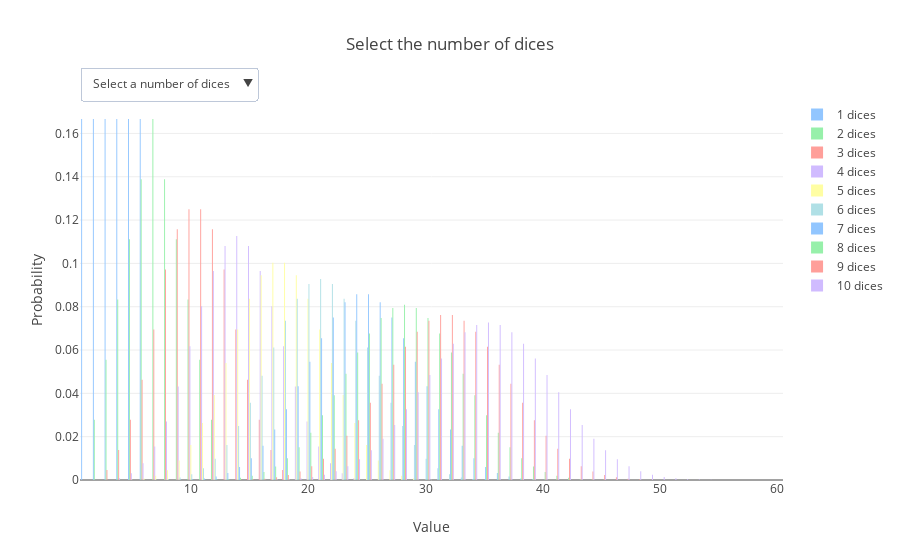

The code cell stored with this chart in its notebook:
### Code cell
updatemenus = list([
    dict(active=0,
         direction = 'down',
         pad = {'r': 10, 't': 10},
        showactive = True,
        x = 0,
        xanchor = 'left',
        y = 1,
        yanchor = 'bottom' ,
         buttons=button_list,
    )
])

layout = dict(title='Select the number of dices', showlegend=True, updatemenus=updatemenus, xaxis=dict(title='Value'), yaxis=dict(title='Probability'))

fig = dict(data=traces, layout=layout)

iplot(fig, filename='styled_bar_chart')
plot(fig, filename='styled_bar_chart')

### Figure 1 — Plotly figure (JSON) as saved in the notebook; plotly's stock layout.template omitted (floating-point values rounded to 4 significant figures)
{"data": [{"hoverinfo": "label+percent", "name": "None", "textfont": {"size": 20}, "type": "bar", "x": [], "y": []}, {"hoverinfo": "label+percent", "marker": {"color": "#92c6ff"}, "name": "1 dices", "textfont": {"size": 20}, "type": "bar", "x": [1, 2, 3, 4, 5, 6], "y": [0.1667, 0.1667, 0.1667, 0.1667, 0.1667, 0.1667]}, {"hoverinfo": "label+percent", "marker": {"color": "#97f0aa"}, "name": "2 dices", "textfont": {"size": 20}, "type": "bar", "x": [2, 3, 4, 5, 6, 7, 8, 9, 10, 11, 12], "y": [0.02778, 0.05556, 0.08333, 0.1111, 0.1389, 0.1667, 0.1389, 0.1111, 0.08333, 0.05556, 0.02778]}, {"hoverinfo": "label+percent", "marker": {"color": "#ff9f9a"}, "name": "3 dices", "textfont": {"size": 20}, "type": "bar", "x": [3, 4, 5, 6, 7, 8, 9, 10, 11, 12, 13, 14, 15, 16, 17, 18], "y": [0.00463, 0.01389, 0.02778, 0.0463, 0.06944, 0.09722, 0.1157, 0.125, 0.125, 0.1157, 0.09722, 0.06944, 0.0463, 0.02778, 0.01389, 0.00463]}, {"hoverinfo": "label+percent", "marker": {"color": "#d0bbff"}, "name": "4 dices", "textfont": {"size": 20}, "type": "bar", "x": [4, 5, 6, 7, 8, 9, 10, 11, 12, 13, 14, 15, 16, 17, 18, 19, 20, 21, 22, 23, 24], "y": [0.0007716, 0.003086, 0.007716, 0.01543, 0.02701, 0.04321, 0.06173, 0.08025, 0.09645, 0.108, 0.1127, 0.108, 0.09645, 0.08025, 0.06173, 0.04321, 0.02701, 0.01543, 0.007716, 0.003086, 0.0007716]}, {"hoverinfo": "label+percent", "marker": {"color": "#fffea3"}, "name": "5 dices", "textfont": {"size": 20}, "type": "bar", "x": [5, 6, 7, 8, 9, 10, 11, 12, 13, 14, 15, 16, 17, 18, 19, 20, 21, 22, 23, 24, 25, 26, 27, 28, 29, 30], "y": [0.0001286, 0.000643, 0.001929, 0.004501, 0.009002, 0.0162, 0.02636, 0.03922, 0.05401, 0.06944, 0.08372, 0.09452, 0.1003, 0.1003, 0.09452, 0.08372, 0.06944, 0.05401, 0.03922, 0.02636, 0.0162, 0.009002, 0.004501, 0.001929, 0.000643, 0.0001286]}, {"hoverinfo": "label+percent", "marker": {"color": "#b0e0e6"}, "name": "6 dices", "textfont": {"size": 20}, "type": "bar", "x": [6, 7, 8, 9, 10, 11, 12, 13, 14, 15, 16, 17, 18, 19, 20, 21, 22, 23, 24, 25, 26, 27, 28, 29, 30, 31, 32, 33, 34, 35, 36], "y": [2.143e-05, 0.0001286, 0.0004501, 0.0012, 0.002701, 0.005401, 0.009774, 0.0162, 0.02488, 0.03571, 0.04816, 0.06121, 0.07354, 0.08372, 0.09047, 0.09285, 0.09047, 0.08372, 0.07354, 0.06121, 0.04816, 0.03571, 0.02488, 0.0162, 0.009774, 0.005401, 0.002701, 0.0012, 0.0004501, 0.0001286, 2.143e-05]}, {"hoverinfo": "label+percent", "marker": {"color": "#92c6ff"}, "name": "7 dices", "textfont": {"size": 20}, "type": "bar", "x": [7, 8, 9, 10, 11, 12, 13, 14, 15, 16, 17, 18, 19, 20, 21, 22, 23, 24, 25, 26, 27, 28, 29, 30, 31, 32, 33, 34, 35, 36, 37, 38, 39, 40, 41, 42], "y": [3.572e-06, 2.501e-05, 0.0001, 0.0003001, 0.0007502, 0.00165, 0.003276, 0.005955, 0.01003, 0.01578, 0.02336, 0.03266, 0.04328, 0.05454, 0.06547, 0.07499, 0.08204, 0.08579, 0.08579, 0.08204, 0.07499, 0.06547, 0.05454, 0.04328, 0.03266, 0.02336, 0.01578, 0.01003, 0.005955, 0.003276, 0.00165, 0.0007502, 0.0003001, 0.0001, 2.501e-05, 3.572e-06]}, {"hoverinfo": "label+percent", "marker": {"color": "#97f0aa"}, "name": "8 dices", "textfont": {"size": 20}, "type": "bar", "x": [8, 9, 10, 11, 12, 13, 14, 15, 16, 17, 18, 19, 20, 21, 22, 23, 24, 25, 26, 27, 28, 29, 30, 31, 32, 33, 34, 35, 36, 37, 38, 39, 40, 41, 42, 43, 44, 45, 46, 47, 48], "y": [5.954e-07, 4.763e-06, 2.143e-05, 7.144e-05, 0.0001965, 0.0004715, 0.001017, 0.002005, 0.00366, 0.00624, 0.01001, 0.01517, 0.02184, 0.02994, 0.03918, 0.04905, 0.05883, 0.06769, 0.07477, 0.07936, 0.08094, 0.07936, 0.07477, 0.06769, 0.05883, 0.04905, 0.03918, 0.02994, 0.02184, 0.01517, 0.01001, 0.00624, 0.00366, 0.002005, 0.001017, 0.0004715, 0.0001965, 7.144e-05, 2.143e-05, 4.763e-06, 5.954e-07]}, {"hoverinfo": "label+percent", "marker": {"color": "#ff9f9a"}, "name": "9 dices", "textfont": {"size": 20}, "type": "bar", "x": [9, 10, 11, 12, 13, 14, 15, 16, 17, 18, 19, 20, 21, 22, 23, 24, 25, 26, 27, 28, 29, 30, 31, 32, 33, 34, 35, 36, 37, 38, 39, 40, 41, 42, 43, 44, 45, 46, 47, 48, 49, 50, 51, 52, 53, 54], "y": [9.923e-08, 8.931e-07, 4.465e-06, 1.637e-05, 4.912e-05, 0.0001277, 0.0002971, 0.0006305, 0.001237, 0.002265, 0.0039, 0.006351, 0.009822, 0.01448, 0.0204, 0.02753, 0.03567, 0.04442, 0.05324, 0.06148, 0.06844, 0.07349, 0.07615, 0.07615, 0.07349, 0.06844, 0.06148, 0.05324, 0.04442, 0.03567, 0.02753, 0.0204, 0.01448, 0.009822, 0.006351, 0.0039, 0.002265, 0.001237, 0.0006305, 0.0002971, 0.0001277, 4.912e-05, 1.637e-05, 4.465e-06, 8.931e-07, 9.923e-08]}, {"hoverinfo": "label+percent", "marker": {"color": "#d0bbff"}, "name": "10 dices", "textfont": {"size": 20}, "type": "bar", "x": [10, 11, 12, 13, 14, 15, 16, 17, 18, 19, 20, 21, 22, 23, 24, 25, 26, 27, 28, 29, 30, 31, 32, 33, 34, 35, 36, 37, 38, 39, 40, 41, 42, 43, 44, 45, 46, 47, 48, 49, 50, 51, 52, 53, 54, 55, 56, 57, 58, 59, 60], "y": [1.654e-08, 1.654e-07, 9.096e-07, 3.638e-06, 1.182e-05, 3.311e-05, 8.261e-05, 0.0001875, 0.0003929, 0.0007677, 0.00141, 0.002447, 0.004034, 0.006342, 0.009535, 0.01375, 0.01904, 0.02539, 0.03262, 0.04046, 0.04846, 0.05612, 0.06287, 0.06816, 0.07153, 0.07269, 0.07153, 0.06816, 0.06287, 0.05612, 0.04846, 0.04046, 0.03262, 0.02539, 0.01904, 0.01375, 0.009535, 0.006342, 0.004034, 0.002447, 0.00141, 0.0007677, 0.0003929, 0.0001875, 8.261e-05, 3.311e-05, 1.182e-05, 3.638e-06, 9.096e-07, 1.654e-07, 1.654e-08]}], "layout": {"showlegend": true, "title": "Select the number of dices", "updatemenus": [{"active": 0, "buttons": [{"args": [{"visible": [false, false, false, false, false, false, false, false, false, false, false]}, {"title": "Select the number of dices"}], "label": "Select a number of dices", "method": "update"}, {"args": [{"visible": [false, true, false, false, false, false, false, false, false, false, false]}, {"title": "Probabilities for obtaining a given total using 1 dice dices with 6 sides"}], "label": "1 dice", "method": "update"}, {"args": [{"visible": [false, false, true, false, false, false, false, false, false, false, false]}, {"title": "Probabilities for obtaining a given total using 2 dices dices with 6 sides"}], "label": "2 dices", "method": "update"}, {"args": [{"visible": [false, false, false, true, false, false, false, false, false, false, false]}, {"title": "Probabilities for obtaining a given total using 3 dices dices with 6 sides"}], "label": "3 dices", "method": "update"}, {"args": [{"visible": [false, false, false, false, true, false, false, false, false, false, false]}, {"title": "Probabilities for obtaining a given total using 4 dices dices with 6 sides"}], "label": "4 dices", "method": "update"}, {"args": [{"visible": [false, false, false, false, false, true, false, false, false, false, false]}, {"title": "Probabilities for obtaining a given total using 5 dices dices with 6 sides"}], "label": "5 dices", "method": "update"}, {"args": [{"visible": [false, false, false, false, false, false, true, false, false, false, false]}, {"title": "Probabilities for obtaining a given total using 6 dices dices with 6 sides"}], "label": "6 dices", "method": "update"}, {"args": [{"visible": [false, false, false, false, false, false, false, true, false, false, false]}, {"title": "Probabilities for obtaining a given total using 7 dices dices with 6 sides"}], "label": "7 dices", "method": "update"}, {"args": [{"visible": [false, false, false, false, false, false, false, false, true, false, false]}, {"title": "Probabilities for obtaining a given total using 8 dices dices with 6 sides"}], "label": "8 dices", "method": "update"}, {"args": [{"visible": [false, false, false, false, false, false, false, false, false, true, false]}, {"title": "Probabilities for obtaining a given total using 9 dices dices with 6 sides"}], "label": "9 dices", "method": "update"}, {"args": [{"visible": [false, false, false, false, false, false, false, false, false, false, true]}, {"title": "Probabilities for obtaining a given total using 10 dices dices with 6 sides"}], "label": "10 dices", "method": "update"}], "direction": "down", "pad": {"r": 10, "t": 10}, "showactive": true, "x": 0, "xanchor": "left", "y": 1, "yanchor": "bottom"}], "xaxis": {"title": "Value"}, "yaxis": {"title": "Probability"}}}
